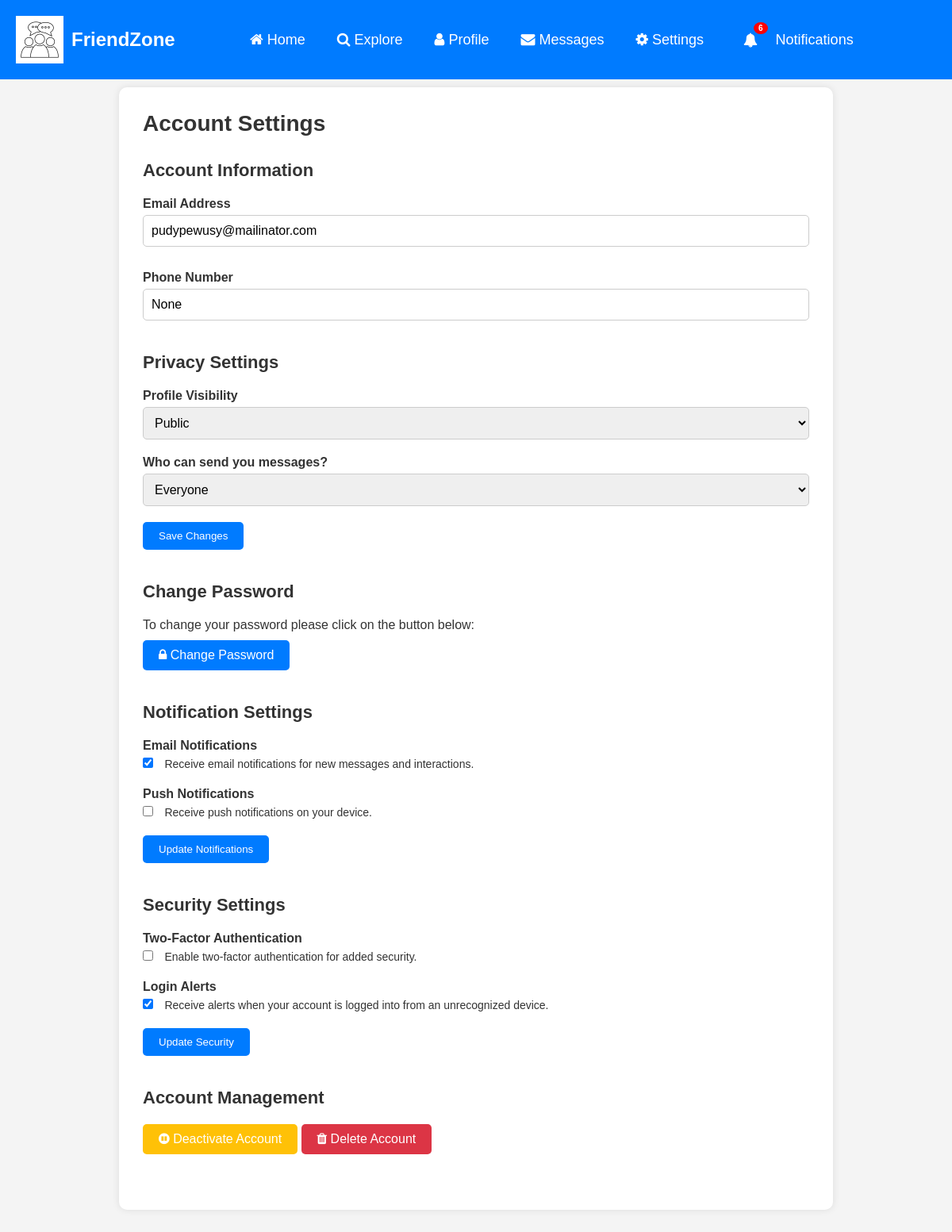
/social/settings/ (signed in), run on the app's committed database.
### social/models.py (models this page shows)
class UserProfile(models.Model):
    user = models.OneToOneField(User, primary_key=True, verbose_name='user', related_name='profile', on_delete=models.CASCADE)
    phone_number = models.TextField(max_length=30, blank=True, null=True)
    private = models.BooleanField(default=False)
    deactivated = models.BooleanField(default=False)
    who_can_send_message = models.IntegerField(default=1)
    name = models.CharField(max_length=30, blank=True, null=True)
    bio = models.TextField(max_length=500, blank=True, null=True)
    birth_date = models.DateField(null=True, blank=True)
    location = models.CharField(max_length=100, blank=True, null=True)
    picture = models.ImageField(upload_to="profile-pictures", default="profile-pictures/profile.jpg", blank=True)
    banner = models.ImageField(upload_to="banners", default="banners/banner.webp", blank=True)
    followers = models.ManyToManyField(User, blank=True, related_name="followers")
    following = models.ManyToManyField(User, blank=True, related_name="following")

### social/views.py (the view, shortened to what this page needs)
# urls.py: path('settings/', SettingsView.as_view(), name='settings'),
class SettingsView(View):
    def get(self, request, *args, **kwargs):
        profile = UserProfile.objects.get(user=request.user)
        context = {
            'profile': profile,
        }
        return render(request, 'social/settings.html', context)

### social/templatetags/custom_filters.py (called while the page is built)
@register.inclusion_tag('social/show-notifications.html', takes_context=True)
def show_notifications(context):
    request_user = context['request'].user
    notifications = Notification.objects.filter(to_user=request_user).exclude(user_has_seen=True).order_by('-date')
    return {'notifications' : notifications}

### social/templates/social/settings.html (shortened to what this page needs)
{% extends 'social/base.html' %}
{% load static %}
{% block content %}
    <section id="settings">
        <div class="settings-container">
            <h1>Account Settings</h1>
            <div class="settings-section">
                <h2>Account Information</h2>
                <form method="POST">
                    <div class="form-group">
                        <label for="email">Email Address</label>
                        <input type="email" id="email" name="email" value="{{ profile.user.email }}" placeholder="Enter your email address" required>
                    </div>
                    <div class="form-group">
                        <label for="phone">Phone Number</label>
                        <input type="text" id="phone" name="phone" value="{{ profile.phone_number }}" placeholder="Enter your phone number" required>
                    </div>
            </div>
            <div class="settings-section">
                <h2>Privacy Settings</h2>
                    <div class="form-group">
                        <label for="profileVisibility">Profile Visibility</label>
                        <select id="profileVisibility" name="profileVisibility">
                            {% if profile.private == False %}
                                <option value="public" selected>Public</option>
                            {% else %}
                                <option value="public">Public</option>
                                <option value="private" selected>Private</option>
                            {% endif %}
                        </select>
                    </div>
                    <div class="form-group">
                        <label for="messagePrivacy">Who can send you messages?</label>
                        <select id="messagePrivacy" name="messagePrivacy">
                            {% if profile.who_can_send_message == 1 %}
                                <option value="everyone" selected>Everyone</option>
                            {% elif profile.who_can_send_message == 2 %}
                                <option value="everyone">Everyone</option>
                                <option value="followers" selected>Followers Only</option>
                                <option value="nobody">Nobody</option>
                            {% else %}
                                <option value="everyone">Everyone</option>
                                <option value="followers">Followers Only</option>
                                <option value="nobody" selected>Nobody</option>
                            {% endif %}
                        </select>
                    </div>
                    <div class="form-group">
                        <button type="submit" class="save-btn">Save Changes</button>
                    </div>
            </div>
            <div class="settings-section">
                <h2>Change Password</h2>
                <p>To change your password please click on the button below:</p>
                <a href="{% url 'account_change_password' %}" class="change-password-btn"><i class="fa fa-lock"></i>&nbsp;Change Password</a>
            </div>
            <div class="settings-section">
                <h2>Notification Settings</h2>
                <form action="#">
                    <div class="form-group">
                        <label for="emailNotifications">Email Notifications</label>
                        <input type="checkbox" id="emailNotifications" name="emailNotifications" checked>
                        <span>Receive email notifications for new messages and interactions.</span>
                    </div>
                    <div class="form-group">
                        <label for="pushNotifications">Push Notifications</label>
                        <input type="checkbox" id="pushNotifications" name="pushNotifications">
                        <span>Receive push notifications on your device.</span>
                    </div>
                    <div class="form-group">
                        <button type="submit" class="save-btn">Update Notifications</button>
                    </div>
                </form>
            </div>
            <div class="settings-section">
                <h2>Security Settings</h2>
                <form action="#">
                    <div class="form-group">
                        <label for="twoFactor">Two-Factor Authentication</label>
                        <input type="checkbox" id="twoFactor" name="twoFactor">
                        <span>Enable two-factor authentication for added security.</span>
                    </div>
                    <div class="form-group">
                        <label for="loginAlerts">Login Alerts</label>
                        <input type="checkbox" id="loginAlerts" name="loginAlerts" checked>
                        <span>Receive alerts when your account is logged into from an unrecognized device.</span>
                    </div>
                    <div class="form-group">
                        <button type="submit" class="save-btn">Update Security</button>
                    </div>
                </form>
            </div>
            <div class="settings-section">
                <h2>Account Management</h2>
                <div class="account-management-btns">
                    <a href="{% url 'deactivate-account' %}" class="deactivate-account-btn">
                        <i class="fa fa-pause-circle"></i>&nbsp;Deactivate Account
                    </a>
                    <a href="{% url 'delete-account' %}" class="delete-account-btn">
                        <i class="fa fa-trash"></i>&nbsp;Delete Account
                    </a>
                </div>
            </div>
        </div>
    </section>
{% endblock content %}

### static/asset/CSS/style.css (style rules this page uses)
* { margin: 0; padding: 0; font-family: Arial, sans-serif; box-sizing: border-box; }
body { background-color: #f4f4f4; color: #333; }
.form-group { margin-bottom: 20px; }
.form-group label { font-weight: bold; display: block; margin-bottom: 5px; }
.form-group input, .form-group textarea, .form-group select { width: 100%; padding: 10px; font-size: 16px; border: 1px solid #ccc; border-radius: 5px; }
.form-group input[type="checkbox"] { width: auto; margin-right: 10px; }
.form-group span { font-size: 14px; }
.save-btn { background-color: #007bff; color: white; border: none; padding: 10px 20px; border-radius: 5px; cursor: pointer; }
#settings { max-width: 900px; margin: 110px auto; background-color: white; padding: 30px; border-radius: 10px; box-shadow: 0px 0px 10px rgba(0, 0, 0, 0.1); }
.settings-container { width: 100%; }
.settings-container h1 { font-size: 28px; margin-bottom: 30px; }
.settings-section { margin-bottom: 40px; }
.settings-section h2 { font-size: 22px; margin-bottom: 20px; }
.change-password-btn { background-color: #007bff; color: white; padding: 10px 20px; border-radius: 5px; text-decoration: none; display: inline-block; margin-top: 10px; }
.delete-account-btn, .deactivate-account-btn { background-color: #dc3545; text-decoration: none; color: white; padding: 10px 20px; border-radius: 5px; display: inline-block; border: none; }
.deactivate-account-btn { background-color: #ffc107; }
input[type="email"] { width: 100%; padding: 10px; border: 1px solid #ccc; border-radius: 5px; margin-bottom: 10px; outline: none; transition: border-color 0.3s; }

### data on the page
UserProfile: email "pudypewusy@mailinator.com", phone "None", profileVisibility "Public", messagePrivacy "Everyone"

### other printed values
{{ notifications.count }} "6"
